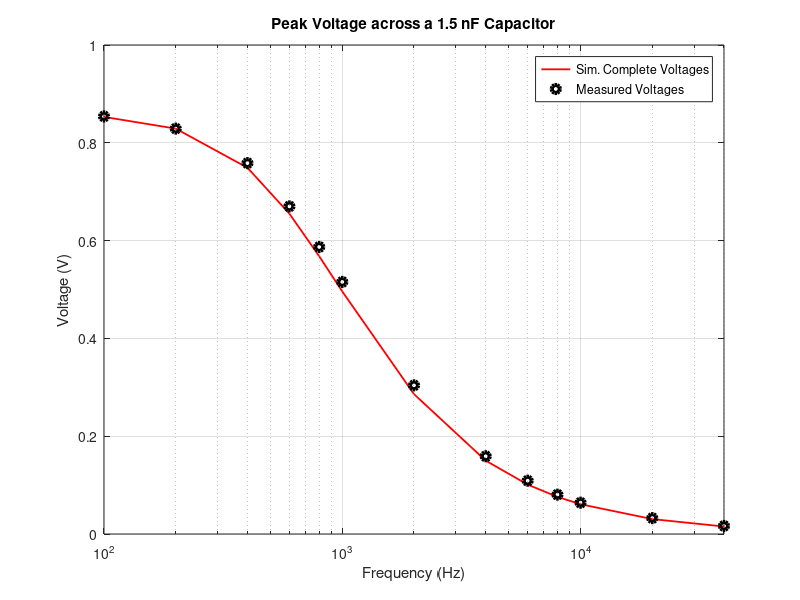

This chart was generated by the following MATLAB code:
%% Lab 2 Post-lab

% frequencies used
f = [100 200 400 600 800 1000 2000 4000 6000 8000 10000 20000 40000];

% simulated complete circuit voltages
pv_sim_complt = [0.853 0.829 0.749 0.655 0.568 0.496 0.286 0.15 0.101 ...
                 0.0759 0.0609 0.0305 0.0153];
             
% measured circuit voltages
pv_measrd = [0.854 0.8290 0.7585 0.670 0.587 0.5155 0.3040 0.159 0.109 ...
             0.0805 0.0640 0.0325 0.0165];

figure
semilogx(f, pv_sim_complt, 'r-', 'LineWidth', 1.3)
hold on
semilogx(f, pv_measrd, 'ko', 'LineWidth', 3)
axis([0 40000 0 1])
grid on
xlabel('Frequency (Hz)')
legend('Sim. Complete Voltages', 'Measured Voltages')
ylabel('Voltage (V)')
title('Peak Voltage across a 1.5 nF Capacitor')